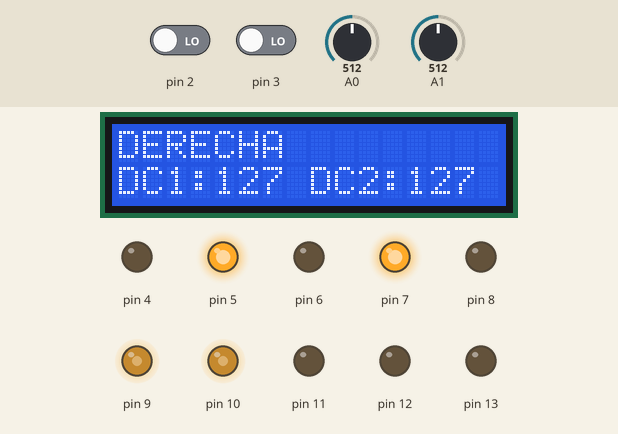
Recording of a sketch running on a simulated Arduino Uno, built with avr-gcc and run on an emulated ATmega328P. Parts: 16×2 character LCD, output pins drawn as LEDs (lit = HIGH). Dashed ring = blinking. The inputs (shaded band) are chosen by the test bench; at power-on: pin 3 LOW, A0 = 512, A1 = 512, pin 2 LOW.

Above: at 6.2 s.
6.3 s: pin 3 driven HIGH
At 7.0 s:
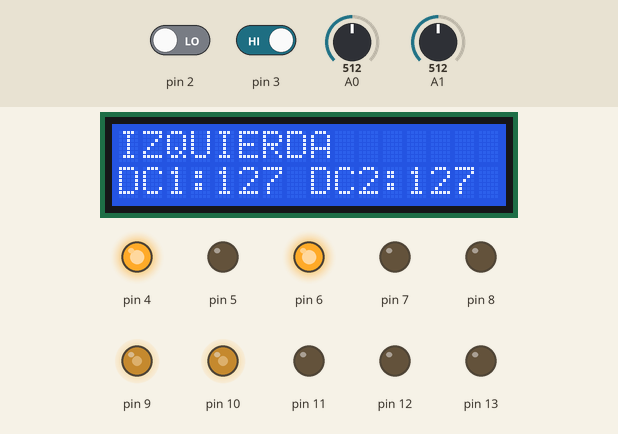
7.8 s: A0 set to 716
At 8.6 s:
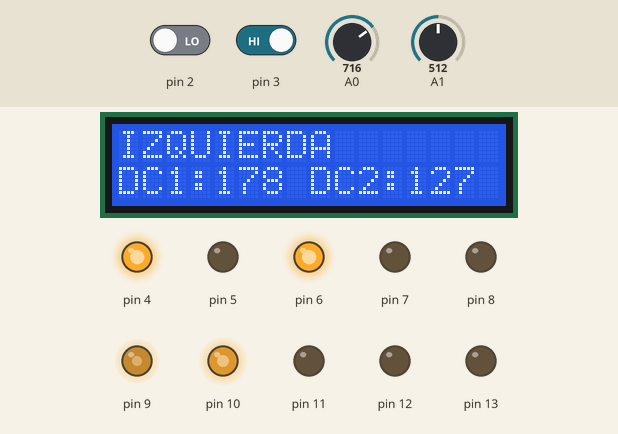
9.3 s: A1 set to 716
At 10.3 s:
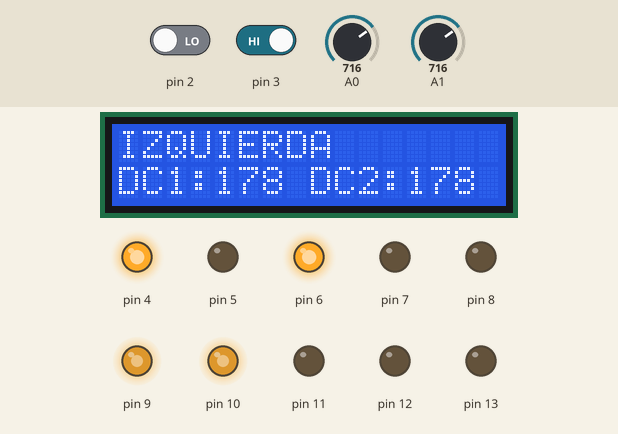
10.8 s: pin 2 driven HIGH
At 11.51 s:
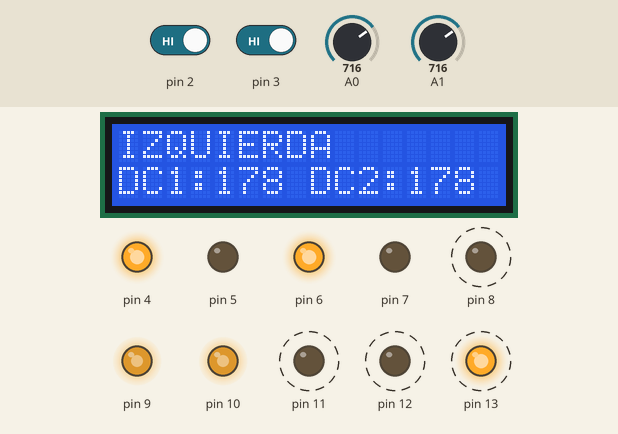
12.9 s: A0 set to 900
At 14.82 s:
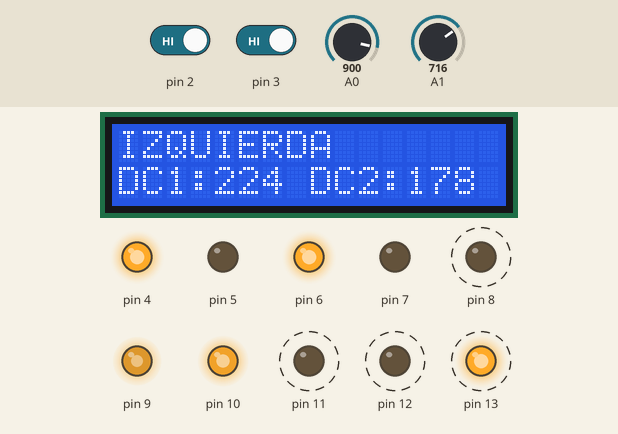
15.3 s: A1 set to 900
At 17.3 s:
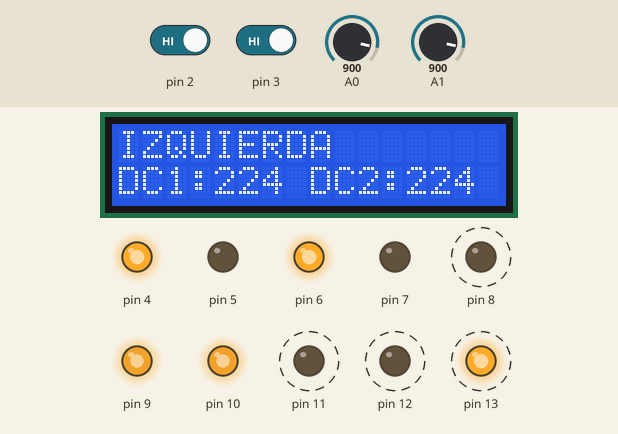
Timing chart, 0 to 18.8 s (numbered marks = the images above; inputs shaded):
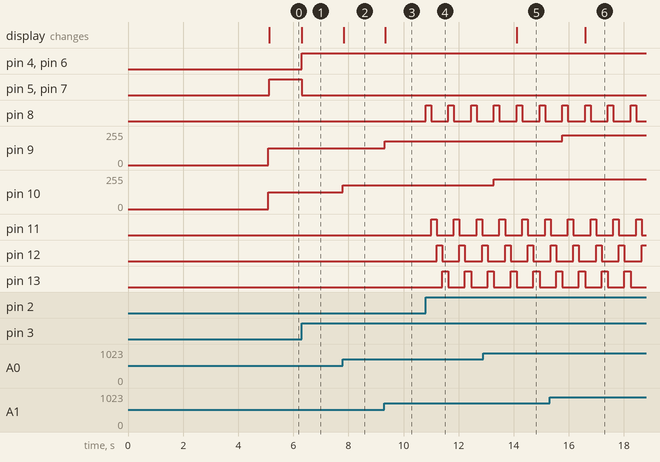

The sketch:

Clase3_3.ino
```cpp
#include <Wire.h>
#include <LiquidCrystal_I2C.h>

LiquidCrystal_I2C lcd(0x20, 16, 2);

void setup() {
  pinMode(2, INPUT);
  pinMode(3, INPUT);
  pinMode(4, OUTPUT);
  pinMode(5, OUTPUT);
  pinMode(6, OUTPUT);
  pinMode(7, OUTPUT);

  pinMode(8, OUTPUT);
  pinMode(11, OUTPUT);
  pinMode(12, OUTPUT);
  pinMode(13, OUTPUT);

  lcd.begin(16, 2, 0x20);
  lcd.backlight();

  lcd.setCursor(0, 0);
  lcd.print("USANDO I2C");
  lcd.setCursor(0, 1);
  lcd.print("EJ 3 - CLASE3");

  delay(5000);
  lcd.clear();
}


void loop() {
  int vel_dc1 = map(analogRead(A0), 0, 1023, 0, 255);
  int vel_dc2 = map(analogRead(A1), 0, 1023, 0, 255);

  analogWrite(10, vel_dc1);
  analogWrite(9, vel_dc2);

  if (digitalRead(2)) {
    seqStepper();
  }

  lcd.setCursor(0, 1);
  lcd.print("DC1:");
  lcd.print(vel_dc1);
  lcd.print(" DC2:");
  lcd.print(vel_dc2);
  lcd.print("   ");

  if (digitalRead(3)) {
    lcd.setCursor(0, 0);
    lcd.print("IZQUIERDA");

    digitalWrite(4, HIGH);
    digitalWrite(5, LOW);
    digitalWrite(6, HIGH);
    digitalWrite(7, LOW);
  } else {
    lcd.setCursor(0, 0);
    lcd.print("DERECHA      ");
    digitalWrite(4, LOW);
    digitalWrite(5, HIGH);
    digitalWrite(6, LOW);
    digitalWrite(7, HIGH);
  }
}


void seqStepper() {
  digitalWrite(8, HIGH);
  digitalWrite(11, LOW);
  digitalWrite(12, LOW);
  digitalWrite(13, LOW);

  delay(200);

  digitalWrite(8, LOW);
  digitalWrite(11, HIGH);
  digitalWrite(12, LOW);
  digitalWrite(13, LOW);

  delay(200);

  digitalWrite(8, LOW);
  digitalWrite(11, LOW);
  digitalWrite(12, HIGH);
  digitalWrite(13, LOW);

  delay(200);

  digitalWrite(8, LOW);
  digitalWrite(11, LOW);
  digitalWrite(12, LOW);
  digitalWrite(13, HIGH);

  delay(200);
}
```

Measured:
- after the input at 6.3 s, pin 4, pin 6: LOW → HIGH at once; pin 5, pin 7: HIGH → LOW at once; the display: changes at once (image 1)
- after the input at 7.8 s, pin 10: 127/255 → 178/255 at once; the display: changes at once (image 2)
- after the input at 9.3 s, pin 9: 127/255 → 178/255 at once; the display: changes at once (image 3)
- after the input at 10.8 s, pin 8: alternates HIGH for 0.20 s and LOW for 0.63 s, starting at once; pin 11: alternates HIGH for 0.20 s and LOW for 0.63 s, starting after 0.20 s; pin 12: alternates HIGH for 0.20 s and LOW for 0.63 s, starting after 0.40 s; pin 13: alternates HIGH for 0.23 s and LOW for 0.60 s, starting after 0.60 s
- after the input at 12.9 s, pin 10: 178/255 → 224/255 after 0.38 s; the display: changes after 1.2 s (image 5)
- after the input at 15.3 s, pin 9: 178/255 → 224/255 after 0.46 s; the display: changes after 1.3 s (image 6)
